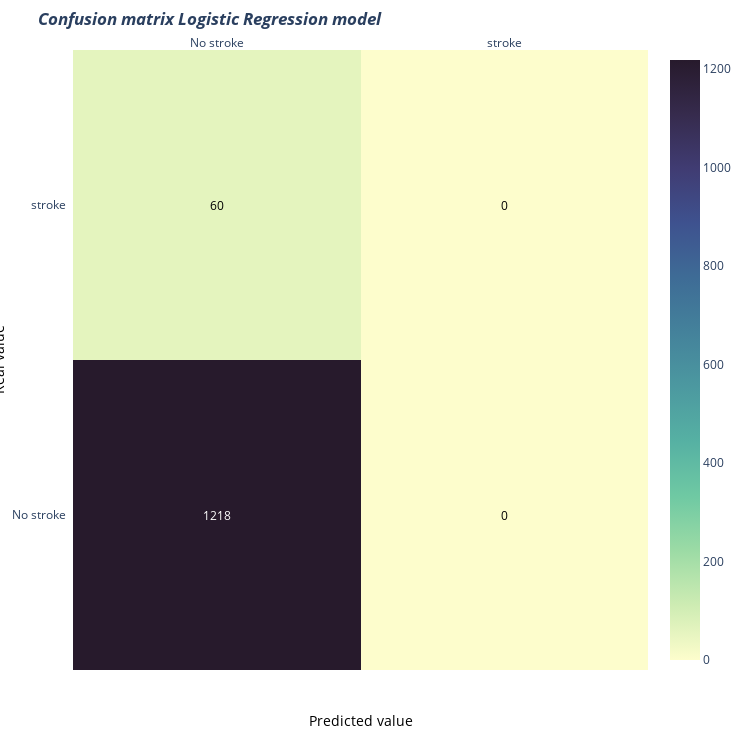
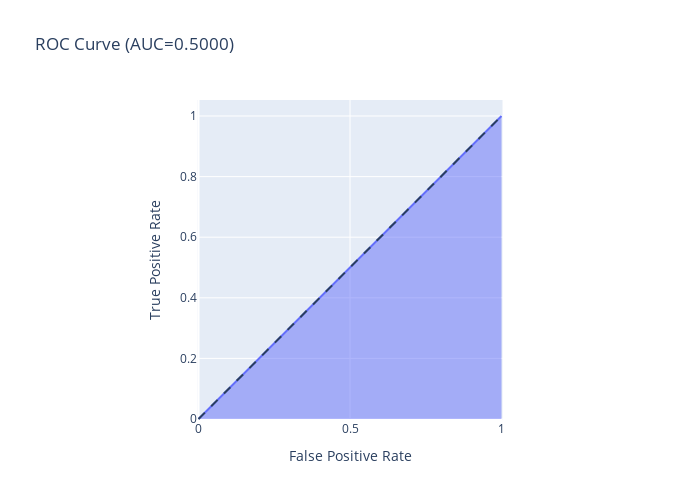
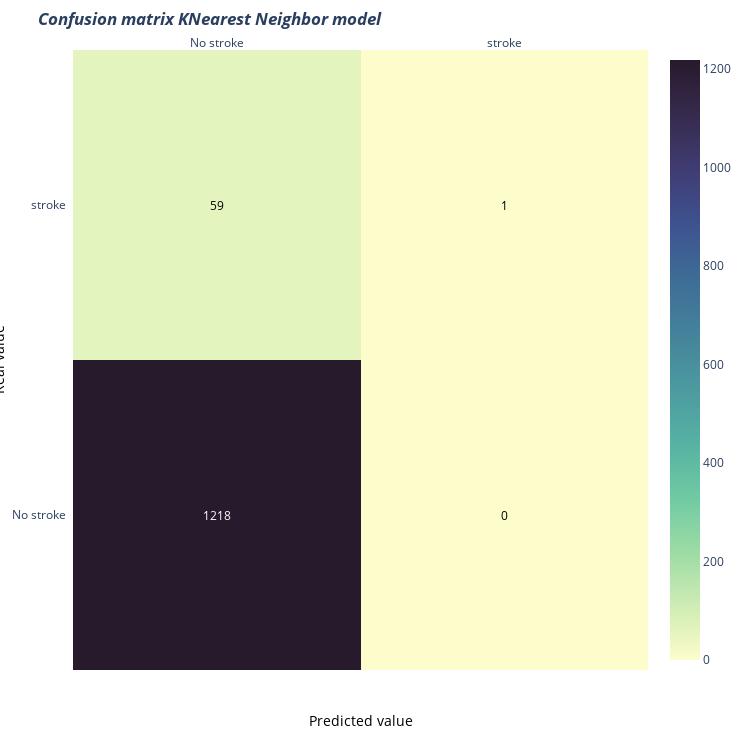
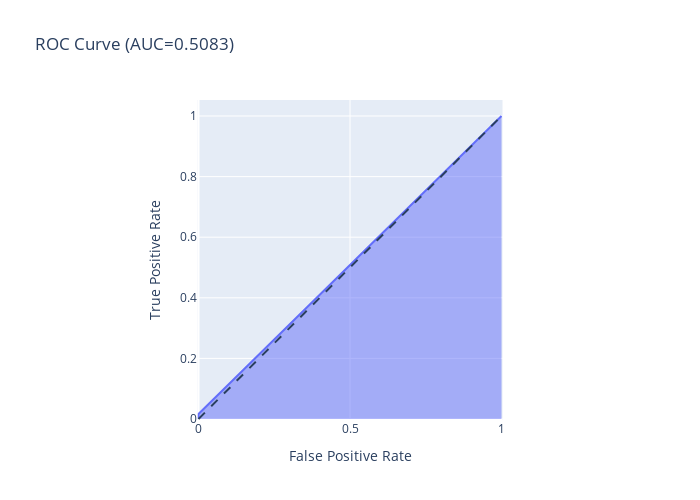

The notebook cell saved with these charts, in order:
### Code cell
models_score = run_exp_on_feature(X_train,y_train,X_val,y_val)

### Figure 1 — Plotly figure (JSON) as saved in the notebook; plotly's stock layout.template omitted (floating-point values rounded to 4 significant figures)
{"data": [{"colorscale": [[0, "rgb(253, 253, 204)"], [0.09091, "rgb(206, 236, 179)"], [0.1818, "rgb(156, 219, 165)"], [0.2727, "rgb(111, 201, 163)"], [0.3636, "rgb(86, 177, 163)"], [0.4545, "rgb(76, 153, 160)"], [0.5455, "rgb(68, 130, 155)"], [0.6364, "rgb(62, 108, 150)"], [0.7273, "rgb(62, 82, 143)"], [0.8182, "rgb(64, 60, 115)"], [0.9091, "rgb(54, 43, 77)"], [1, "rgb(39, 26, 44)"]], "reversescale": false, "showscale": true, "type": "heatmap", "x": ["No stroke", "stroke"], "y": ["No stroke", "stroke"], "z": [[1218, 0], [60, 0]]}], "layout": {"annotations": [{"font": {"color": "#FFFFFF"}, "showarrow": false, "text": "1218", "x": "No stroke", "xref": "x", "y": "No stroke", "yref": "y"}, {"font": {"color": "#000000"}, "showarrow": false, "text": "0", "x": "stroke", "xref": "x", "y": "No stroke", "yref": "y"}, {"font": {"color": "#000000"}, "showarrow": false, "text": "60", "x": "No stroke", "xref": "x", "y": "stroke", "yref": "y"}, {"font": {"color": "#000000"}, "showarrow": false, "text": "0", "x": "stroke", "xref": "x", "y": "stroke", "yref": "y"}, {"font": {"color": "black", "size": 14}, "showarrow": false, "text": "Predicted value", "x": 0.5, "xref": "paper", "y": -0.1, "yref": "paper"}, {"font": {"color": "black", "size": 14}, "showarrow": false, "text": "Real value", "textangle": -90, "x": -0.15, "xref": "paper", "y": 0.5, "yref": "paper"}], "height": 750, "margin": {"l": 20, "t": 50}, "title": {"text": "<i><b>Confusion matrix Logistic Regression model</b></i>"}, "width": 750, "xaxis": {"dtick": 1, "gridcolor": "rgb(0, 0, 0)", "side": "top", "ticks": ""}, "yaxis": {"dtick": 1, "ticks": "", "ticksuffix": "  "}}}

### Figure 2 — Plotly figure (JSON) as saved in the notebook; plotly's stock layout.template omitted (floating-point values rounded to 4 significant figures)
{"data": [{"fillpattern": {"shape": ""}, "hovertemplate": "False Positive Rate=%{x}<br>True Positive Rate=%{y}<extra></extra>", "legendgroup": "", "line": {"color": "#636efa"}, "marker": {"symbol": "circle"}, "mode": "lines", "name": "", "orientation": "v", "showlegend": false, "stackgroup": "1", "type": "scatter", "x": [0, 1], "xaxis": "x", "y": [0, 1], "yaxis": "y"}], "layout": {"height": 500, "legend": {"tracegroupgap": 0}, "shapes": [{"line": {"dash": "dash"}, "type": "line", "x0": 0, "x1": 1, "y0": 0, "y1": 1}], "title": {"text": "ROC Curve (AUC=0.5000)"}, "width": 700, "xaxis": {"anchor": "y", "constrain": "domain", "domain": [0, 1], "title": {"text": "False Positive Rate"}}, "yaxis": {"anchor": "x", "domain": [0, 1], "scaleanchor": "x", "scaleratio": 1, "title": {"text": "True Positive Rate"}}}}

### Figure 3 — Plotly figure (JSON) as saved in the notebook; plotly's stock layout.template omitted (floating-point values rounded to 4 significant figures)
{"data": [{"colorscale": [[0, "rgb(253, 253, 204)"], [0.09091, "rgb(206, 236, 179)"], [0.1818, "rgb(156, 219, 165)"], [0.2727, "rgb(111, 201, 163)"], [0.3636, "rgb(86, 177, 163)"], [0.4545, "rgb(76, 153, 160)"], [0.5455, "rgb(68, 130, 155)"], [0.6364, "rgb(62, 108, 150)"], [0.7273, "rgb(62, 82, 143)"], [0.8182, "rgb(64, 60, 115)"], [0.9091, "rgb(54, 43, 77)"], [1, "rgb(39, 26, 44)"]], "reversescale": false, "showscale": true, "type": "heatmap", "x": ["No stroke", "stroke"], "y": ["No stroke", "stroke"], "z": [[1218, 0], [59, 1]]}], "layout": {"annotations": [{"font": {"color": "#FFFFFF"}, "showarrow": false, "text": "1218", "x": "No stroke", "xref": "x", "y": "No stroke", "yref": "y"}, {"font": {"color": "#000000"}, "showarrow": false, "text": "0", "x": "stroke", "xref": "x", "y": "No stroke", "yref": "y"}, {"font": {"color": "#000000"}, "showarrow": false, "text": "59", "x": "No stroke", "xref": "x", "y": "stroke", "yref": "y"}, {"font": {"color": "#000000"}, "showarrow": false, "text": "1", "x": "stroke", "xref": "x", "y": "stroke", "yref": "y"}, {"font": {"color": "black", "size": 14}, "showarrow": false, "text": "Predicted value", "x": 0.5, "xref": "paper", "y": -0.1, "yref": "paper"}, {"font": {"color": "black", "size": 14}, "showarrow": false, "text": "Real value", "textangle": -90, "x": -0.15, "xref": "paper", "y": 0.5, "yref": "paper"}], "height": 750, "margin": {"l": 20, "t": 50}, "title": {"text": "<i><b>Confusion matrix KNearest Neighbor model</b></i>"}, "width": 750, "xaxis": {"dtick": 1, "gridcolor": "rgb(0, 0, 0)", "side": "top", "ticks": ""}, "yaxis": {"dtick": 1, "ticks": "", "ticksuffix": "  "}}}

### Figure 4 — Plotly figure (JSON) as saved in the notebook; plotly's stock layout.template omitted (floating-point values rounded to 4 significant figures)
{"data": [{"fillpattern": {"shape": ""}, "hovertemplate": "False Positive Rate=%{x}<br>True Positive Rate=%{y}<extra></extra>", "legendgroup": "", "line": {"color": "#636efa"}, "marker": {"symbol": "circle"}, "mode": "lines", "name": "", "orientation": "v", "showlegend": false, "stackgroup": "1", "type": "scatter", "x": [0, 0, 1], "xaxis": "x", "y": [0, 0.01667, 1], "yaxis": "y"}], "layout": {"height": 500, "legend": {"tracegroupgap": 0}, "shapes": [{"line": {"dash": "dash"}, "type": "line", "x0": 0, "x1": 1, "y0": 0, "y1": 1}], "title": {"text": "ROC Curve (AUC=0.5083)"}, "width": 700, "xaxis": {"anchor": "y", "constrain": "domain", "domain": [0, 1], "title": {"text": "False Positive Rate"}}, "yaxis": {"anchor": "x", "domain": [0, 1], "scaleanchor": "x", "scaleratio": 1, "title": {"text": "True Positive Rate"}}}}
